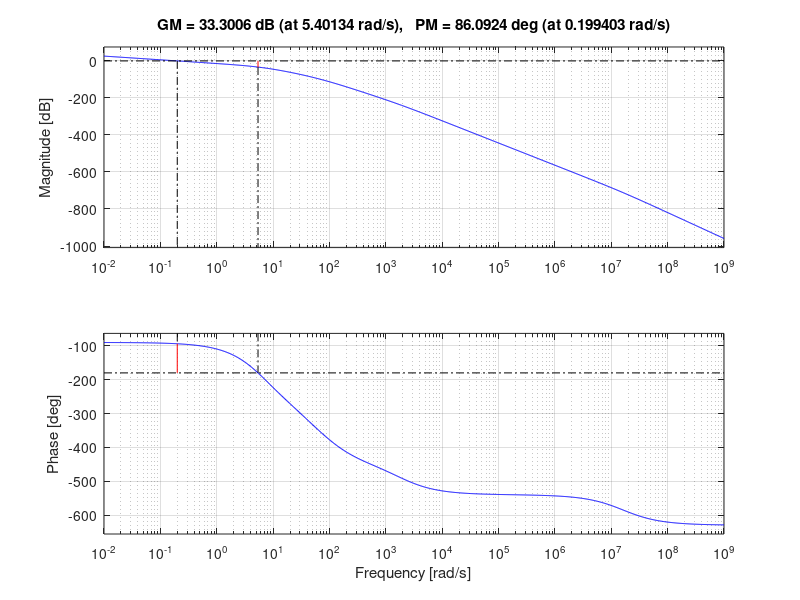

Here is the MATLAB script that generated this plot:
Rw = 4.1;
Lw = 0.00215;
M = 1.541;
B = 1;

s = tf('s');

Ye = 1/(s*Lw + Rw);
Ym = 1/(M*s + B);
Km = 1/0.062;

Gp = Ye*Km*Ym/(1+(Ye*Km^2*Ym));

Ga = 3.27*16129032.26/(s+16129032.26);

Hs = 100/(s+100);

GHs = Gp * Ga * Hs;

mdp = 0.648929266709927;

ndp = 10 * mdp;

CF = 100;

Nf = 2.5023;

Hc = 100/(15.41 * s + 100);

Dp = ndp/((s+ndp)*s);

[Gm,Pm,Wcg,Wcp] = margin(1*GHs*Dp*Hc);
margin(1*GHs*Dp*Hc)

K0 = Gm;
wxo = Wcg;

G = Ga * Gp;
H = Hc * Hs;

wn = Wcg;
z = 1;
pmmax = 0;
wnmax = 0;
zmax = 0;

for n=1:100
    wn1 = wn + 0.05;
    wn2 = wn - 0.05;
    z1 = z + 0.01;
    z2 = z - 0.01;
    
    D1 = Dp*(s^2+2*z1*wn1*s+(wn1)^2)/(wn1^2);
    D2 = Dp*(s^2+2*z2*wn1*s+(wn1)^2)/(wn1^2);
    D3 = Dp*(s^2+2*z1*wn2*s+(wn2)^2)/(wn2^2);
    D4 = Dp*(s^2+2*z2*wn2*s+(wn2)^2)/(wn2^2);
    
    D5 = Dp*(s^2+2*z1*wn*s+(wn)^2)/(wn^2);
    D6 = Dp*(s^2+2*z2*wn*s+(wn)^2)/(wn^2);
    D7 = Dp*(s^2+2*z*wn1*s+(wn1)^2)/(wn1^2);
    D8 = Dp*(s^2+2*z*wn2*s+(wn2)^2)/(wn2^2);
    
    [Gm1,Pm1,Wcg1,Wcp1] = margin(Gm*D1*G*H);
    [Gm2,Pm2,Wcg2,Wcp2] = margin(Gm*D2*G*H);
    [Gm3,Pm3,Wcg3,Wcp3] = margin(Gm*D3*G*H);
    [Gm4,Pm4,Wcg4,Wcp4] = margin(Gm*D4*G*H);
    
    
    [Gm5,Pm5,Wcg5,Wcp5] = margin(Gm*D5*G*H);
    [Gm6,Pm6,Wcg6,Wcp6] = margin(Gm*D6*G*H);
    [Gm7,Pm7,Wcg7,Wcp7] = margin(Gm*D7*G*H);
    [Gm8,Pm8,Wcg8,Wcp8] = margin(Gm*D8*G*H);
    
    
    if(Pm1 > pmmax)
        pmmax = Pm1;
        wnmax = wn1;
        zmax = z1;
    end
    if(Pm2 > pmmax)
        pmmax = Pm2;
        wnmax = wn1;
        zmax = z2;
    end
    if(Pm3 > pmmax)
        pmmax = Pm3;
        wnmax = wn2;
        zmax = z1;
    end
    if(Pm4 > pmmax)
        pmmax = Pm4;
        wnmax = wn2;
        zmax = z2;
    end
    
    
    if(Pm5 > pmmax)
        pmmax = Pm5;
        wnmax = wn;
        zmax = z1;
    end
    if(Pm6 > pmmax)
        pmmax = Pm6;
        wnmax = wn;
        zmax = z2;
    end
    if(Pm7 > pmmax)
        pmmax = Pm7;
        wnmax = wn1;
        zmax = z;
    end
    if(Pm8 > pmmax)
        pmmax = Pm8;
        wnmax = wn2;
        zmax = z;
    end
    
    %{
    fprintf('Phase margin at %f, %f is %f\n', wn1,z1,Pm1 );
    fprintf('Phase margin at %f, %f is %f\n', wn1,z2,Pm2 );
    fprintf('Phase margin at %f, %f is %f\n', wn2,z1,Pm3 );
    fprintf('Phase margin at %f, %f is %f\n', wn2,z2,Pm4 );
    
    
    fprintf('Phase margin at %f, %f is %f\n', wn,z1,Pm5 );
    fprintf('Phase margin at %f, %f is %f\n', wn,z2,Pm6 );
    fprintf('Phase margin at %f, %f is %f\n', wn1,z,Pm7 );
    fprintf('Phase margin at %f, %f is %f\n', wn2,z,Pm8 );
    
    fprintf('\n');
    %}
    
    wn = wnmax;
    z = zmax;
end

za = transpose(zero(Dp*(s^2 + 2*z*wn*s + wn^2)/(wn^2)));
zb = transpose((zero(s^2 + 2*z*wn*s+wn^2)));

Dc = Dp * (s^2 + 2*zmax*wnmax*s + wnmax^2)/(wnmax^2);

K = 50;

[Gm,Pm,Wcg,Wcp] = margin(K*GHs*Dc*Hc);

z1 = za(1);
z2 = za(2);

Kp = K * ((1/-ndp) - (z1+z2)/(z1*z2));
Ki = K;
Kd = K * ((1/(-ndp)^2) - (z1 + z2 - (-ndp))/(-ndp*z1*z2));


